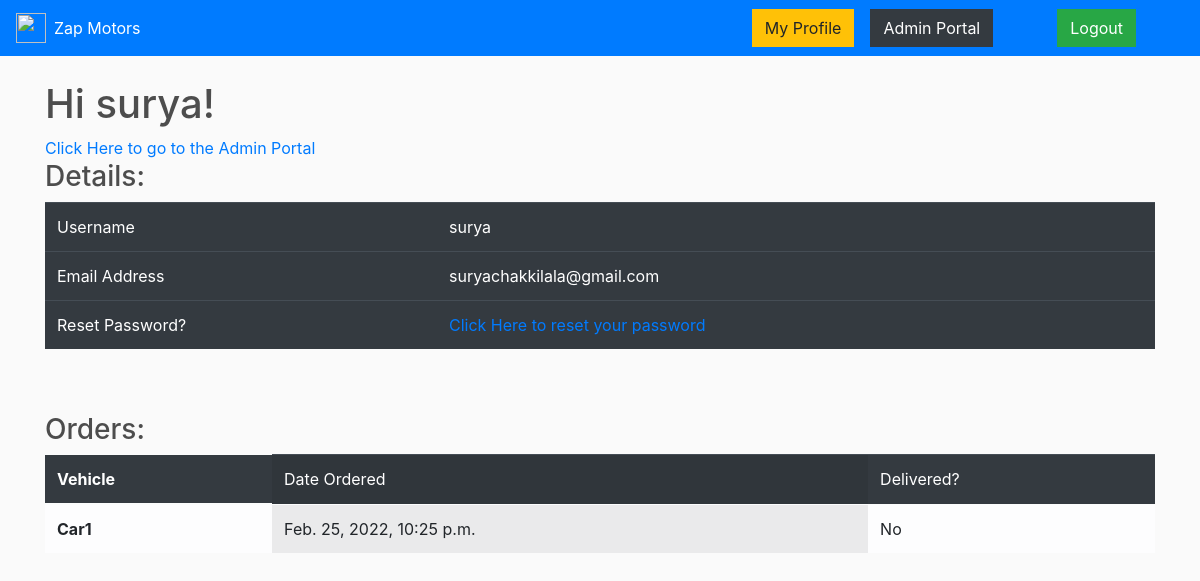
The app's page /profile (signed in) with its own data.
### store/models.py (models this page shows, shortened)
class Order(models.Model):
    user = models.TextField(default='_')
    date_ordered = models.DateTimeField(auto_now_add=True)
    complete = models.BooleanField(default=False)
    product_name = models.TextField(default='_')

### store/views.py (the view)
# urls.py: path('profile', views.profile, name='profile'),
def profile(request):
    if not request.user.is_authenticated:
        return redirect('login')
    orders = Order.objects.all().filter(user=request.user.username)
    context = {'orders': orders}
    return render(request, 'store/profile.html', context)

### store/templates/store/profile.html
{% extends 'store/main.html' %}
{% block content %}
    <h1>Hi {{user.username}}!</h1>
    {% if user.is_superuser %}
        <a href='/admin'>Click Here to go to the Admin Portal</a><br>
    {% endif %}
    <h3>Details:</h3>
    <table class="table table-dark table-hover">
        <tbody>
            <tr>
                <td>Username</td>
                <td>{{user.username}}</td>
            </tr>
            <tr>
                <td>Email Address</td>
                <td>{{user.email}}</td>
            </tr>
            <tr>
              <td>Reset Password?</td>
              <td><a href="{% url 'reset_password' %}">Click Here to reset your password</a>
            </tr>
        </tbody>
      </table>
      <br><br>
      <h3>Orders:</h3>
    <table class="table table-light table-hover">
        <thead class='table table-dark'>
            <th scope="row">Vehicle</th>
            <td colspan="2" class="table-active">Date Ordered</td>
            <td>Delivered?</td>
          </thead>
        <tbody>
              {% for order in orders %}
                <tr>
                    <th scope="row">{{order.product_name}}</th>
                    <td colspan="2" class="table-active">{{order.date_ordered}}</td>
                    {% if order.complete %}
                        <td>Yes</td>
                    {% else %}
                    <td>No</span></td>
                    {% endif %}
                </tr>
              {% endfor %}
        </tbody>
    </table>
{% endblock  %}

### static/css/main.css (style rules this page uses)
body { background-color: hsl(0, 0%, 98%); }
h1,h2,h3,h4,h5,h6 { color:hsl(0, 0%, 30%); }

### records on screen
Order: product_name "Car1", date_ordered "Feb. 25, 2022, 10:25 p.m.", complete "No"

### other values on screen
{{ user.username }} "surya"
{{ user.email }} "suryachakkilala@gmail.com"
